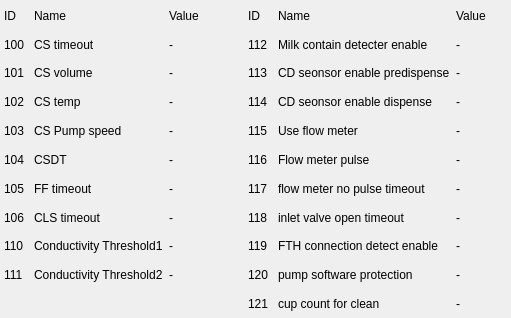
                <widget class="QWidget" name="scrollAreaWidgetContents_2">
                 <property name="geometry">
                  <rect>
                   <x>0</x>
                   <y>0</y>
                   <width>511</width>
                   <height>318</height>
                  </rect>
                 </property>
                 <widget class="QWidget" name="gridLayoutWidget">
                  <property name="geometry">
                   <rect>
                    <x>-1</x>
                    <y>-1</y>
                    <width>511</width>
                    <height>321</height>
                   </rect>
                  </property>
                  <layout class="QGridLayout" name="gridLayout_2" columnstretch="1,3,2,1,1,3,2">
                   <property name="leftMargin">
                    <number>5</number>
                   </property>
                   <property name="topMargin">
                    <number>5</number>
                   </property>
                   <property name="rightMargin">
                    <number>5</number>
                   </property>
                   <property name="bottomMargin">
                    <number>5</number>
                   </property>
                   <item row="0" column="4">
                    <widget class="QLabel" name="label_82">
                     <property name="text">
                      <string>ID</string>
                     </property>
                    </widget>
                   </item>
                   <item row="2" column="0">
                    <widget class="QLabel" name="label_63">
                     <property name="text">
                      <string>101</string>
                     </property>
                    </widget>
                   </item>
                   <item row="0" column="3">
                    <spacer name="horizontalSpacer">
                     <property name="orientation">
                      <enum>Qt::Horizontal</enum>
                     </property>
                     <property name="sizeHint" stdset="0">
                      <size>
                       <width>40</width>
                       <height>20</height>
                      </size>
                     </property>
                    </spacer>
                   </item>
                   <item row="9" column="0">
                    <widget class="QLabel" name="label_70">
                     <property name="text">
                      <string>111</string>
                     </property>
                    </widget>
                   </item>
                   <item row="0" column="2">
                    <widget class="QLabel" name="label_72">
                     <property name="text">
                      <string>Value</string>
                     </property>
                    </widget>
                   </item>
                   <item row="8" column="0">
                    <widget class="QLabel" name="label_69">
                     <property name="text">
                      <string>110</string>
                     </property>
                    </widget>
                   </item>
                   <item row="3" column="0">
                    <widget class="QLabel" name="label_64">
                     <property name="text">
                      <string>102</string>
                     </property>
                    </widget>
                   </item>
                   <item row="0" column="1">
                    <widget class="QLabel" name="label_71">
                     <property name="text">
                      <string>Name</string>
                     </property>
                    </widget>
                   </item>
                   <item row="0" column="0">
                    <widget class="QLabel" name="label_3">
                     <property name="text">
                      <string>ID</string>
                     </property>
                    </widget>
                   </item>
                   <item row="0" column="6">
                    <widget class="QLabel" name="label_84">
                     <property name="text">
                      <string>Value</string>
                     </property>
                    </widget>
                   </item>
                   <item row="0" column="5">
                    <widget class="QLabel" name="label_83">
                     <property name="text">
                      <string>Name</string>
                     </property>
                    </widget>
                   </item>
                   <item row="1" column="4">
                    <widget class="QLabel" name="label_85">
                     <property name="text">
                      <string>112</string>
                     </property>
                    </widget>
                   </item>
                   <item row="3" column="4">
                    <widget class="QLabel" name="label_87">
                     <property name="text">
                      <string>114</string>
                     </property>
                    </widget>
                   </item>
                   <item row="2" column="4">
                    <widget class="QLabel" name="label_86">
                     <property name="text">
                      <string>113</string>
                     </property>
                    </widget>
                   </item>
                   <item row="1" column="0">
                    <widget class="QLabel" name="label_62">
                     <property name="text">
                      <string>100</string>
                     </property>
                    </widget>
                   </item>
                   <item row="6" column="1">
                    <widget class="QLabel" name="label_78">
                     <property name="text">
                      <string>FF timeout</string>
                     </property>
                    </widget>
                   </item>
                   <item row="7" column="1">
                    <widget class="QLabel" name="label_79">
                     <property name="text">
                      <string>CLS timeout</string>
                     </property>
                    </widget>
                   </item>
                   <item row="9" column="1">
                    <widget class="QLabel" name="label_81">
                     <property name="text">
                      <string>Conductivity Threshold2</string>
                     </property>
                    </widget>
                   </item>
                   <item row="8" column="1">
                    <widget class="QLabel" name="label_80">
                     <property name="text">
                      <string>Conductivity Threshold1</string>
                     </property>
                    </widget>
                   </item>
                   <item row="7" column="4">
                    <widget class="QLabel" name="label_91">
                     <property name="text">
                      <string>118</string>
                     </property>
                    </widget>
                   </item>
                   <item row="8" column="4">
                    <widget class="QLabel" name="label_92">
                     <property name="text">
                      <string>119</string>
                     </property>
                    </widget>
                   </item>
                   <item row="5" column="4">
                    <widget class="QLabel" name="label_89">
                     <property name="text">
                      <string>116</string>
                     </property>
                    </widget>
                   </item>
                   <item row="6" column="4">
                    <widget class="QLabel" name="label_90">
                     <property name="text">
                      <string>117</string>
                     </property>
                    </widget>
                   </item>
                   <item row="4" column="4">
                    <widget class="QLabel" name="label_88">
                     <property name="text">
                      <string>115</string>
                     </property>
                    </widget>
                   </item>
                   <item row="9" column="4">
                    <widget class="QLabel" name="label_93">
                     <property name="text">
                      <string>120</string>
                     </property>
                    </widget>
                   </item>
                   <item row="1" column="1">
                    <widget class="QLabel" name="label_73">
                     <property name="text">
                      <string>CS timeout</string>
                     </property>
                    </widget>
                   </item>
                   <item row="5" column="0">
                    <widget class="QLabel" name="label_66">
                     <property name="text">
                      <string>104</string>
                     </property>
                    </widget>
                   </item>
                   <item row="2" column="1">
                    <widget class="QLabel" name="label_74">
                     <property name="text">
                      <string>CS volume</string>
                     </property>
                    </widget>
                   </item>
                   <item row="5" column="1">
                    <widget class="QLabel" name="label_77">
                     <property name="text">
                      <string>CSDT</string>
                     </property>
                    </widget>
                   </item>
                   <item row="6" column="0">
                    <widget class="QLabel" name="label_67">
                     <property name="text">
                      <string>105</string>
                     </property>
                    </widget>
                   </item>
                   <item row="3" column="1">
                    <widget class="QLabel" name="label_75">
                     <property name="text">
                      <string>CS temp</string>
                     </property>
                    </widget>
                   </item>
                   <item row="7" column="0">
                    <widget class="QLabel" name="label_68">
                     <property name="text">
                      <string>106</string>
                     </property>
                    </widget>
                   </item>
                   <item row="4" column="1">
                    <widget class="QLabel" name="label_76">
                     <property name="text">
                      <string>CS Pump speed</string>
                     </property>
                    </widget>
                   </item>
                   <item row="4" column="0">
                    <widget class="QLabel" name="label_65">
                     <property name="text">
                      <string>103</string>
                     </property>
                    </widget>
                   </item>
                   <item row="10" column="4">
                    <widget class="QLabel" name="label_94">
                     <property name="text">
                      <string>121</string>
                     </property>
                    </widget>
                   </item>
                   <item row="1" column="5">
                    <widget class="QLabel" name="label_95">
                     <property name="text">
                      <string>Milk contain detecter enable</string>
                     </property>
                    </widget>
                   </item>
                   <item row="2" column="5">
                    <widget class="QLabel" name="label_96">
                     <property name="text">
                      <string>CD seonsor enable predispense</string>
                     </property>
                    </widget>
                   </item>
                   <item row="3" column="5">
                    <widget class="QLabel" name="label_97">
                     <property name="text">
                      <string>CD seonsor enable dispense</string>
                     </property>
                    </widget>
                   </item>
                   <item row="4" column="5">
                    <widget class="QLabel" name="label_98">
                     <property name="text">
                      <string>Use flow meter</string>
                     </property>
                    </widget>
                   </item>
                   <item row="5" column="5">
                    <widget class="QLabel" name="label_99">
                     <property name="text">
                      <string>Flow meter pulse</string>
                     </property>
                    </widget>
                   </item>
                   <item row="6" column="5">
                    <widget class="QLabel" name="label_100">
                     <property name="text">
                      <string>flow meter no pulse timeout</string>
                     </property>
                    </widget>
                   </item>
                   <item row="7" column="5">
                    <widget class="QLabel" name="label_101">
                     <property name="text">
                      <string>inlet valve open timeout</string>
                     </property>
                    </widget>
                   </item>
                   <item row="8" column="5">
                    <widget class="QLabel" name="label_102">
                     <property name="text">
                      <string>FTH connection detect enable</string>
                     </property>
                    </widget>
                   </item>
                   <item row="9" column="5">
                    <widget class="QLabel" name="label_103">
                     <property name="text">
                      <string>pump software protection</string>
                     </property>
                    </widget>
                   </item>
                   <item row="10" column="5">
                    <widget class="QLabel" name="label_104">
                     <property name="text">
                      <string>cup count for clean</string>
                     </property>
                    </widget>
                   </item>
                   <item row="1" column="2">
                    <widget class="QLabel" name="lb_id_100">
                     <property name="text">
                      <string>-</string>
                     </property>
                    </widget>
                   </item>
                   <item row="2" column="2">
                    <widget class="QLabel" name="lb_id_101">
                     <property name="text">
                      <string>-</string>
                     </property>
                    </widget>
                   </item>
                   <item row="3" column="2">
                    <widget class="QLabel" name="lb_id_102">
                     <property name="text">
                      <string>-</string>
                     </property>
                    </widget>
                   </item>
                   <item row="4" column="2">
                    <widget class="QLabel" name="lb_id_103">
                     <property name="text">
                      <string>-</string>
                     </property>
                    </widget>
                   </item>
                   <item row="5" column="2">
                    <widget class="QLabel" name="lb_id_104">
                     <property name="text">
                      <string>-</string>
                     </property>
                    </widget>
                   </item>
                   <item row="6" column="2">
                    <widget class="QLabel" name="lb_id_105">
                     <property name="text">
                      <string>-</string>
                     </property>
                    </widget>
                   </item>
                   <item row="7" column="2">
                    <widget class="QLabel" name="lb_id_106">
                     <property name="text">
                      <string>-</string>
                     </property>
                    </widget>
                   </item>
                   <item row="8" column="2">
                    <widget class="QLabel" name="lb_id_110">
                     <property name="text">
                      <string>-</string>
                     </property>
                    </widget>
                   </item>
                   <item row="9" column="2">
                    <widget class="QLabel" name="lb_id_111">
                     <property name="text">
                      <string>-</string>
                     </property>
                    </widget>
                   </item>
                   <item row="1" column="6">
                    <widget class="QLabel" name="lb_id_112">
                     <property name="text">
                      <string>-</string>
                     </property>
                    </widget>
                   </item>
                   <item row="2" column="6">
                    <widget class="QLabel" name="lb_id_113">
                     <property name="text">
                      <string>-</string>
                     </property>
                    </widget>
                   </item>
                   <item row="3" column="6">
                    <widget class="QLabel" name="lb_id_114">
                     <property name="text">
                      <string>-</string>
                     </property>
                    </widget>
                   </item>
                   <item row="4" column="6">
                    <widget class="QLabel" name="lb_id_115">
                     <property name="text">
                      <string>-</string>
                     </property>
                    </widget>
                   </item>
                   <item row="5" column="6">
                    <widget class="QLabel" name="lb_id_116">
                     <property name="text">
                      <string>-</string>
                     </property>
                    </widget>
                   </item>
                   <item row="6" column="6">
                    <widget class="QLabel" name="lb_id_117">
                     <property name="text">
                      <string>-</string>
                     </property>
                    </widget>
                   </item>
                   <item row="7" column="6">
                    <widget class="QLabel" name="lb_id_118">
                     <property name="text">
                      <string>-</string>
                     </property>
                    </widget>
                   </item>
                   <item row="8" column="6">
                    <widget class="QLabel" name="lb_id_119">
                     <property name="text">
                      <string>-</string>
                     </property>
                    </widget>
                   </item>
                   <item row="9" column="6">
                    <widget class="QLabel" name="lb_id_120">
                     <property name="text">
                      <string>-</string>
                     </property>
                    </widget>
                   </item>
                   <item row="10" column="6">
                    <widget class="QLabel" name="lb_id_121">
                     <property name="text">
                      <string>-</string>
                     </property>
                    </widget>
                   </item>
                  </layout>
                 </widget>
                </widget>
